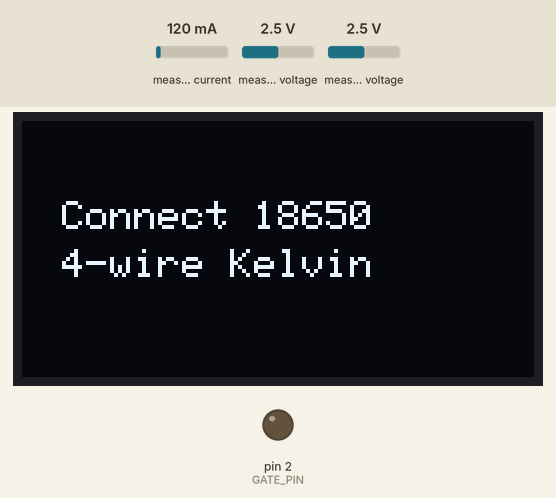
This sketch was run on a simulated Arduino Nano, built with avr-gcc and run on an emulated ATmega328P. On the bench: 128×64 one-colour display, output pins drawn as LEDs (lit = HIGH). Wiring (inferred from the names in the program): INA219 current sensor at I2C address 0x40; ADS1115 converter at I2C address 0x48. Dashed ring = blinking. The test bench sets the inputs (shaded band); at power-on: measured voltage 2.5 V, measured current 120 mA. What the sketch prints to the serial monitor is not drawn.

Above: at 2.8 s.
2.9 s: measured voltage (sensor 200) set to 3.6 V
4.4 s: measured voltage (sensor 200) set to 3.9 V
At 5.12 s:
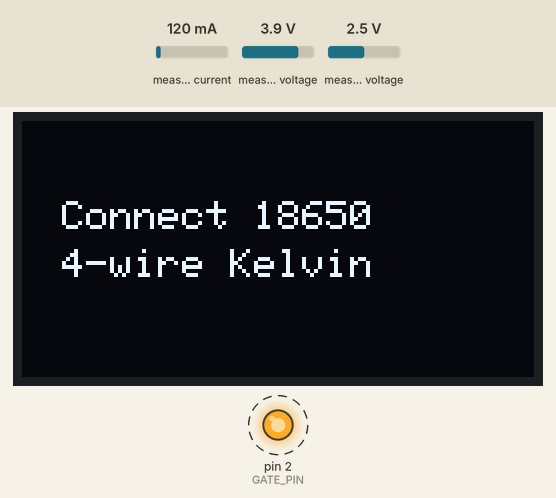
7.4 s: measured voltage (sensor 200) set to 0.1 V
At 8.4 s:
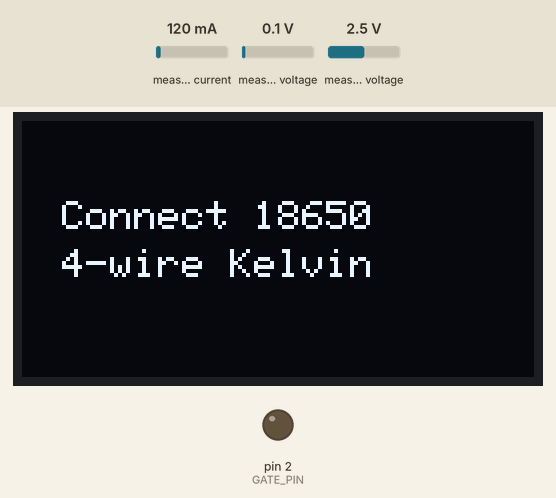
8.9 s: measured voltage (sensor 200) set to 3.8 V
At 9.4 s:
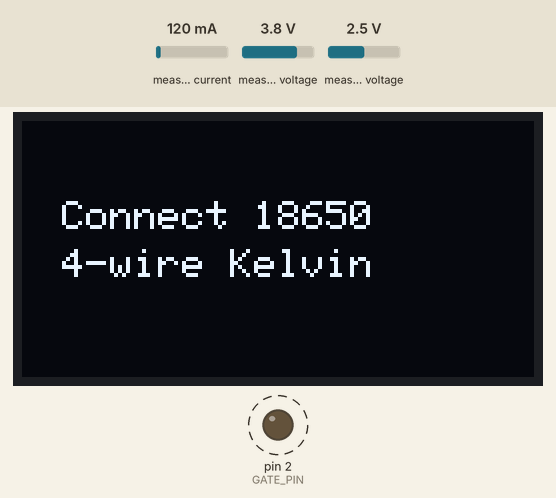
Timing chart, 0 to 12.7 s (numbered marks = the images above; inputs shaded):
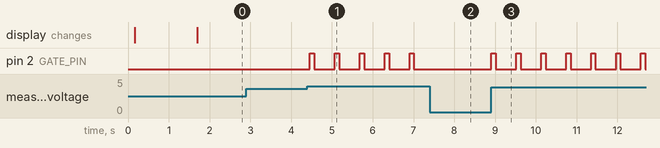

The sketch:

esr_meter.ino
```cpp
// ============================================================
// 18650 ESR Meter - INA226 + ADS1115 Hybrid
// Arduino Nano, OLED 0.96" I2C
//
// DC Pulsed Load Method:
//   ESR = (V_oc - V_load) / I_load
//
// Hardware:
//   INA226 @ 0x40  - Current measurement via 0.1 Ohm shunt
//   ADS1115 @ 0x48 - Battery voltage via 2:1 divider (100k+100k)
//   OLED   @ 0x3C  - 128x64 SSD1306 display
//   D2            - MOSFET gate drive (HYG012N03LR1TA / IRF3205)
//   R_load = 5.1 Ohm 10W ceramic
//   Kelvin 4-wire: separate Force/Sense pairs
//
// Cycle: Measure OC (20ms) -> ON -> Stabilize (100ms) ->
//        Measure Load (40ms) -> OFF -> Calc + Display -> Wait 800ms
// ============================================================

#include <Wire.h>
#include <Adafruit_GFX.h>
#include <Adafruit_SSD1306.h>
#include "config.h"

// ---- OLED Display Object ----
Adafruit_SSD1306 display(SCREEN_WIDTH, SCREEN_HEIGHT, &Wire, OLED_RESET);

// ---- State Machine ----
enum State : uint8_t {
  ST_IDLE,
  ST_MEASURE_OC,
  ST_LOAD_ON,
  ST_STABILIZE,
  ST_MEASURE_LOAD,
  ST_CALC_ESR,
  ST_DISPLAY
};

static State state = ST_IDLE;
static uint32_t timer = 0;
static uint16_t sampleCount = 0;

// ---- Measurement Buffers ----
static float v_oc = 0.0F;
static float v_load = 0.0F;
static float i_load_mA = 0.0F;
static float esr = 0.0F;

// ---- Status Strings (PROGMEM) ----
static const char STR_OK[]       PROGMEM = "OK";
static const char STR_GOOD[]     PROGMEM = "GOOD";
static const char STR_DEGRADED[] PROGMEM = "DEGRADED";
static const char STR_REPLACE[]  PROGMEM = "REPLACE!";
static const char STR_MEAS_OC[]  PROGMEM = "Meas V_oc...";
static const char STR_STAB[]     PROGMEM = "Stabilize...";
static const char STR_MEAS_LOAD[] PROGMEM = "Meas Load...";
static const char STR_NO_BAT[]   PROGMEM = "NO BATTERY";

// ============================================================
// I2C Helpers
// ============================================================

static bool i2cWriteReg(uint8_t addr, uint8_t reg, uint16_t val) {
  Wire.beginTransmission(addr);
  Wire.write(reg);
  Wire.write((uint8_t)(val >> 8));
  Wire.write((uint8_t)(val & 0xFF));
  return Wire.endTransmission() == 0;
}

static uint16_t i2cReadReg(uint8_t addr, uint8_t reg) {
  Wire.beginTransmission(addr);
  Wire.write(reg);
  Wire.endTransmission(false);
  if (Wire.requestFrom(addr, (uint8_t)2) >= 2) {
    return ((uint16_t)Wire.read() << 8) | Wire.read();
  }
  return 0;
}

// ============================================================
// INA226 Driver
// ============================================================

static void INA226_init(void) {
  // Config Register (0x00):
  //   AVG=16 (bits 11:9 = 100)
  //   VBUSCT=2.116ms (bits 8:6 = 011)
  //   VSHCT=2.116ms  (bits 5:3 = 011)
  //   MODE=Cont shunt+bus (bits 2:0 = 111)
  //   Value: 0b0000 1000 1101 1111 = 0x08DF
  i2cWriteReg(INA226_ADDR, 0x00, 0x08DF);
  // Calibration Register (0x05): Current_LSB=50uA, R_shunt=0.1Ohm
  //   Cal = 0.00512 / (50e-6 * 0.1) = 1024 = 0x0400
  i2cWriteReg(INA226_ADDR, 0x05, INA226_CAL);
  delay(70);  // Wait for 16 averaged readings
}

// Returns current in mA (signed, LSB = 50uA)
static float INA226_readCurrent(void) {
  int16_t raw = (int16_t)i2cReadReg(INA226_ADDR, 0x04);
  return (float)raw * (CURRENT_LSB * 1000.0F);
}

static int16_t INA226_readShuntRaw(void) {
  return (int16_t)i2cReadReg(INA226_ADDR, 0x01);
}

// ============================================================
// ADS1115 Driver
// ============================================================

static void ADS1115_init(void) {
  // Continuous conversion mode:
  //   MUX=000 (AIN0 vs GND), PGA=001 (+/-4.096V)
  //   MODE=0 (continuous), DR=111 (860 SPS)
  //   COMP_QUE=11 (disabled)
  i2cWriteReg(ADS1115_ADDR, 0x01, 0x02E3);
  delay(2);
}

// Returns battery voltage in Volts, corrected by divider ratio
static float ADS1115_readVoltage(void) {
  int16_t raw = (int16_t)i2cReadReg(ADS1115_ADDR, 0x00);
  float v_adc = (float)raw * 0.000125F;    // LSB = 125uV at +/-4.096V
  return v_adc / K_DIVIDER;                 // Correct for 2:1 divider
}

// ============================================================
// OLED Display
// ============================================================

static bool OLED_init(void) {
  if (!display.begin(SSD1306_SWITCHCAPVCC, OLED_ADDR)) {
    return false;
  }
  display.clearDisplay();
  display.display();
  return true;
}

static void OLED_showSplash(void) {
  display.clearDisplay();
  display.setTextSize(1);
  display.setTextColor(SSD1306_WHITE);
  display.setCursor(4, 0);
  display.println(F("18650 ESR Meter"));
  display.setCursor(4, 12);
  display.println(F("INA226 + ADS1115"));
  display.setCursor(4, 24);
  display.println(F("DC Pulsed Load"));
  display.setCursor(4, 36);
  display.println(F("v1.0"));
  display.display();
  delay(1500);
}

static void OLED_update(float esrVal, float v, float i, const char* status) {
  display.clearDisplay();

  // ---- Line 0-1: ESR value (large font) ----
  display.setTextSize(2);
  display.setTextColor(SSD1306_WHITE);
  display.setCursor(0, 0);

  if (esrVal < 1000.0F) {
    display.print(esrVal, 1);
    display.print('m');
    display.print('O');
  } else {
    display.print(esrVal / 1000.0F, 2);
    display.print('O');
  }

  // ---- Line 2: V and I (small font) ----
  display.setTextSize(1);
  display.setCursor(0, 20);
  display.print(F("V:"));
  display.print(v, 3);
  display.print(F("V"));

  display.setCursor(68, 20);
  display.print(F("I:"));
  display.print(i, 2);
  display.print(F("A"));

  // ---- Line 3: Delta-V and Status ----
  display.setCursor(0, 30);
  display.print(F("dV:"));
  float dv = (v_oc - v_load) * 1000.0F;
  display.print(dv, 1);
  display.print(F("mV"));

  display.setCursor(80, 30);
  display.println(status);

  // ---- Line 4: Scale bar ----
  uint16_t barW = (uint16_t)(esrVal * 126.0F / 200.0F);
  if (barW > 126) barW = 126;
  display.drawRect(0, 50, 128, 12, SSD1306_WHITE);
  if (barW > 0) {
    display.fillRect(1, 51, barW, 10, SSD1306_WHITE);
  }

  display.display();
}

static void OLED_showNoBattery(void) {
  display.clearDisplay();
  display.setTextSize(1);
  display.setTextColor(SSD1306_WHITE);
  display.setCursor(10, 20);
  display.println(F("Connect 18650"));
  display.setCursor(10, 32);
  display.println(F("4-wire Kelvin"));
  display.display();
}

// ============================================================
// Serial Output
// ============================================================

static void serial_printMeasurement(void) {
  Serial.print(F("ESR:"));
  Serial.print(esr, 1);
  Serial.print(F(" V_oc:"));
  Serial.print(v_oc, 3);
  Serial.print(F(" V_ld:"));
  Serial.print(v_load, 3);
  Serial.print(F(" I:"));
  Serial.print(i_load_mA, 2);
  Serial.print(F(" dV:"));
  Serial.print((v_oc - v_load) * 1000.0F, 1);
  Serial.println(F("mV"));
}

// ============================================================
// Setup
// ============================================================

void setup() {
  Serial.begin(115200);
  Serial.println(F("--- 18650 ESR Meter v1.0 ---"));

  Wire.begin();
  Wire.setClock(400000L);

  pinMode(GATE_PIN, OUTPUT);
  digitalWrite(GATE_PIN, LOW);

  // Init INA226
  Serial.print(F("INA226 @0x40 ... "));
  INA226_init();
  Serial.println(F("OK"));

  // Init ADS1115
  Serial.print(F("ADS1115 @0x48 ... "));
  ADS1115_init();
  Serial.println(F("OK"));

  // Init OLED
  Serial.print(F("OLED @0x3C ... "));
  if (!OLED_init()) {
    Serial.println(F("FAILED"));
    Serial.println(F("Check I2C wiring!"));
    while (1);  // Halt
  }
  Serial.println(F("OK"));

  OLED_showSplash();
  state = ST_IDLE;

  Serial.println(F("Ready - connect 18650"));
}

// ============================================================
// Main Loop - State Machine
// ============================================================

void loop() {
  switch (state) {

    // ---- IDLE: wait for battery ----
    case ST_IDLE: {
      float v_test = ADS1115_readVoltage();
      if (v_test < BAT_MIN_V) {
        OLED_showNoBattery();
        delay(250);
        break;
      }
      if (v_test > BAT_MAX_V) {
        // Overvoltage - wait and retry
        delay(500);
        break;
      }
      // Battery detected - start measurement
      sampleCount = 0;
      v_oc = 0.0F;
      state = ST_MEASURE_OC;
      break;
    }

    // ---- MEASURE_OC: average open-circuit voltage ----
    case ST_MEASURE_OC: {
      v_oc += ADS1115_readVoltage();
      sampleCount++;
      if (sampleCount >= OC_SAMPLES) {
        v_oc /= (float)OC_SAMPLES;
        state = ST_LOAD_ON;
      }
      break;
    }

    // ---- LOAD_ON: turn on MOSFET, start timer ----
    case ST_LOAD_ON: {
      digitalWrite(GATE_PIN, HIGH);
      timer = millis();
      state = ST_STABILIZE;
      break;
    }

    // ---- STABILIZE: wait for current to settle ----
    case ST_STABILIZE: {
      if (millis() - timer >= STABILIZE_MS) {
        sampleCount = 0;
        v_load = 0.0F;
        i_load_mA = 0.0F;
        state = ST_MEASURE_LOAD;
      }
      break;
    }

    // ---- MEASURE_LOAD: average V and I under load ----
    case ST_MEASURE_LOAD: {
      v_load += ADS1115_readVoltage();
      i_load_mA += INA226_readCurrent();
      sampleCount++;
      if (sampleCount >= LOAD_SAMPLES) {
        v_load /= (float)LOAD_SAMPLES;
        i_load_mA /= (float)LOAD_SAMPLES;
        i_load_mA -= CURRENT_OFFSET;  // Apply offset correction
        digitalWrite(GATE_PIN, LOW);
        state = ST_CALC_ESR;
      }
      break;
    }

    // ---- CALC_ESR: compute ESR from averaged data ----
    case ST_CALC_ESR: {
      float dv = v_oc - v_load;
      float i_A = i_load_mA / 1000.0F;
      if (dv <= 0.0F || i_A <= 0.001F) {
        // Invalid measurement - skip this cycle
        state = ST_IDLE;
        delay(500);
        break;
      }
      float esrRaw = (dv / i_A) * 1000.0F;    // mOhm
      esr = esrRaw * CAL_GAIN + CAL_OFFSET;
      if (esr < 0.0F) esr = 0.0F;
      state = ST_DISPLAY;
      break;
    }

    // ---- DISPLAY: update OLED, serial, wait for next cycle ----
    case ST_DISPLAY: {
      // Status based on ESR
      const char* status = STR_OK;
      if (esr >= ESR_DEGRADED) status = STR_DEGRADED;
      if (esr >= ESR_REPLACE)  status = STR_REPLACE;
      if (esr <= ESR_GOOD)    status = STR_GOOD;

      OLED_update(esr, v_oc, i_load_mA / 1000.0F, status);
      serial_printMeasurement();

      // Wait for end of 1-second cycle
      uint32_t elapsed = millis() - timer;
      if (elapsed < CYCLE_MS) {
        delay(CYCLE_MS - elapsed);
      }

      state = ST_IDLE;
      break;
    }
  }
}
```

config.h
```cpp
#ifndef CONFIG_H
#define CONFIG_H

// ============================================================
// 18650 ESR Meter - Configuration & Calibration Constants
// Arduino Nano + INA226 + ADS1115 + OLED 0.96"
// DC Pulsed Load Method
// ============================================================

// ---- Pin Definitions ----
#define GATE_PIN        2       // MOSFET gate drive (active HIGH)
#define OLED_RESET      -1      // OLED reset pin (shared with Arduino reset)

// ---- I2C Addresses ----
#define INA226_ADDR     0x40    // INA226 default (A0=GND, A1=GND)
#define ADS1115_ADDR    0x48    // ADS1115 default (ADDR=GND)
#define OLED_ADDR       0x3C    // SSD1306 OLED default

// ---- Display ----
#define SCREEN_WIDTH    128
#define SCREEN_HEIGHT   64

// ---- Timing (milliseconds) ----
#define STABILIZE_MS    100     // Wait after MOSFET turns on
#define CYCLE_MS        1000    // Full measurement cycle (1/sec)

// ---- ADC Sampling ----
#define OC_SAMPLES      16      // Voltage readings averaged for V_oc
#define LOAD_SAMPLES    16      // V + I reading pairs averaged for V_load/I_load

// ---- Battery Thresholds ----
#define BAT_MIN_V       2.5F    // Minimum battery voltage
#define BAT_MAX_V       4.5F    // Maximum (overvoltage protection)

// ---- INA226 Calibration ----
// Current_LSB = 50 uA/bit gives range up to +/-1.638 A
// Cal = 0.00512 / (Current_LSB * R_shunt)
// Cal = 0.00512 / (0.00005 * 0.1) = 1024
#define INA226_CAL      1024
#define CURRENT_LSB     0.00005F    // 50 uA/bit

// ---- Voltage Divider ----
// R1 = 100k, R2 = 100k   (2:1 divider from battery to ADS1115 A0)
// K_DIVIDER = R2 / (R1 + R2) = 0.5 (ideal)
// MEASURE: Use multimeter to measure actual R1, R2 and update K_DIVIDER
#define K_DIVIDER       0.5F

// ---- Calibration (to be tuned with known resistors) ----
// ESR = ESR_raw * CAL_GAIN + CAL_OFFSET
// Default: no correction (CAL_GAIN=1, CAL_OFFSET=0)
#define CAL_OFFSET      0.0F    // mOhm (subtract for lead+contact resistance)
#define CAL_GAIN        1.0F    // Multiplicative correction

// Current offset (mA) - measured with no load
#define CURRENT_OFFSET  0.0F    // mA

// ---- ESR Thresholds ----
#define ESR_GOOD        50.0F   // mOhm (below this = healthy)
#define ESR_DEGRADED    150.0F  // mOhm (above this = degraded)
#define ESR_REPLACE     250.0F  // mOhm (above this = replace)

#endif
```

Measured:
- the behaviour switches between 3.7 and 3.8 V on measured voltage (sensor 200) (found by bisection; images 0 and 1)
- after the input at 2.9 s, every drawn part: stays the same
- after the input at 4.4 s, pin 2 (GATE_PIN): alternates HIGH for 0.11 s and LOW for 0.50 s, starting after 0.06 s
- after the input at 7.4 s, pin 2 (GATE_PIN): stops changing and stays LOW
- after the input at 8.9 s, pin 2 (GATE_PIN): alternates HIGH for 0.11 s and LOW for 0.50 s, starting at once
